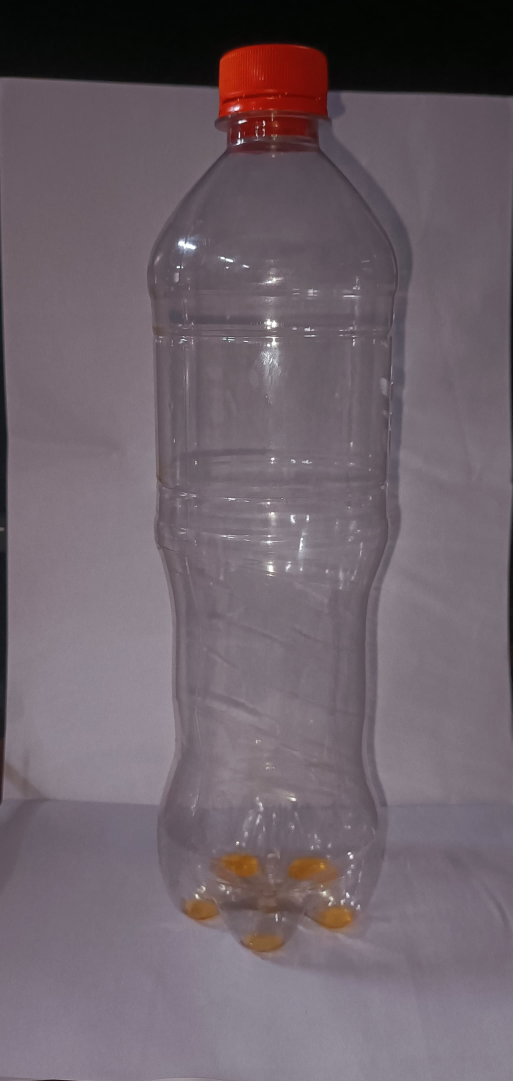
#> input picture bottlecase3.jpg, 1538 x 3243 px, given in place of the camera (shown at 1/3 size)
$ python waterbottle2.py
#> lines starting #> are read from the running program, lines starting #| are printed output that depends on the picture; after the words box and inside, x2 and y2 are one past the last pixel; in counts of white or black regions, pixels touching at a corner belong together
#> in main, frame is the input picture: shape (3243, 1538, 3); mean B, G, R 106.9, 98.7, 110.6
import cv2
import numpy as np

def detect_water_level(frame):
    """
    Detect water level in a bottle from a frame
    Returns the fill percentage and processed frame
    """
    # Resize frame for consistent processing
    resized = cv2.resize(frame, (400, 600))
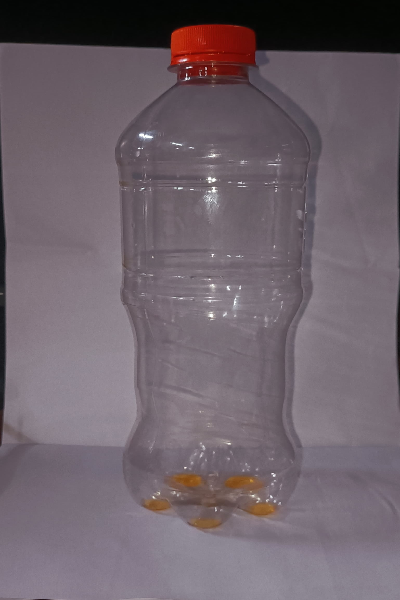
#> resized: shape (600, 400, 3); mean B, G, R 106.8, 98.7, 110.5

    # Convert to grayscale and apply blur
    gray = cv2.cvtColor(resized, cv2.COLOR_BGR2GRAY)
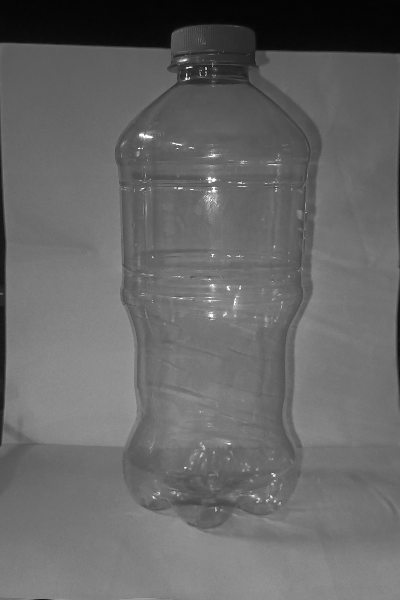
#> gray: shape (600, 400); min 3, max 255, mean 103.1
    blurred = cv2.GaussianBlur(gray, (5, 5), 0)

    # Edge detection
    edges = cv2.Canny(blurred, 50, 150)
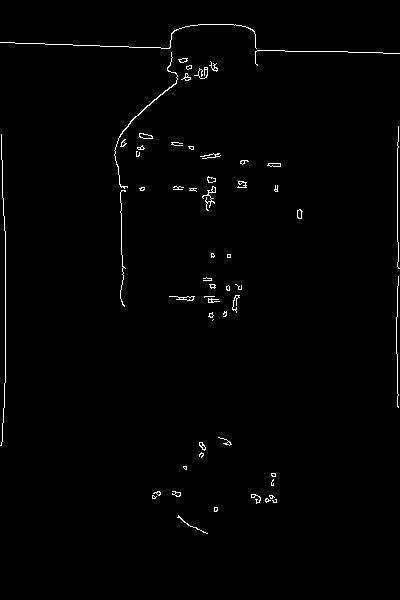
#> edges: shape (600, 400); 1.1% white in thin lines or dots, all inside (x1, y1, x2, y2) = (0, 24, 400, 534)

    # Find contours
    contours, _ = cv2.findContours(edges, cv2.RETR_EXTERNAL, cv2.CHAIN_APPROX_SIMPLE)
#> contours = 57 contours, 46 with area under 20; largest, box (x1, y1, x2, y2) and area: (114, 52, 178, 189) 62, (139, 133, 153, 139) 48, (169, 296, 195, 301) 40, (297, 209, 303, 219) 34, (207, 176, 216, 183) 34

    if not contours:
        return None, resized, None

    # Find the largest contour (assumed to be the bottle)
    bottle_contour = max(contours, key=cv2.contourArea)
#> bottle_contour = contour of 146 points, box (x1, y1, x2, y2) (114, 52, 178, 189), area 62

    # Filter out very small contours
    if cv2.contourArea(bottle_contour) < 1000:
        return None, resized, None

    # Get bounding rectangle
    x, y, w, h = cv2.boundingRect(bottle_contour)

    # Extract region of interest (bottle area)
    roi = resized[y:y+h, x:x+w]

    if roi.size == 0:
        return None, resized, (x, y, w, h)

    # Convert ROI to grayscale and threshold
    roi_gray = cv2.cvtColor(roi, cv2.COLOR_BGR2GRAY)
    _, thresh = cv2.threshold(roi_gray, 100, 255, cv2.THRESH_BINARY_INV)

    # Detect water level by finding the lowest row with significant white pixels
    heights = []
    for i in range(thresh.shape[0]):
        row = thresh[i, :]
        if cv2.countNonZero(row) > 0.5 * thresh.shape[1]:
            heights.append(i)

    if heights:
        water_level = max(heights)
        fill_ratio = (thresh.shape[0] - water_level) / thresh.shape[0]
        percentage = fill_ratio * 100
        return percentage, resized, (x, y, w, h)
    else:
        return 0, resized, (x, y, w, h)

def main():
    # Initialize webcam (0 is usually the default camera)
    cap = cv2.VideoCapture(0)

    # Check if camera opened successfully
    if not cap.isOpened():
        print("Error: Could not open webcam.")
        return

    # Set camera resolution (optional)
    cap.set(cv2.CAP_PROP_FRAME_WIDTH, 640)
    cap.set(cv2.CAP_PROP_FRAME_HEIGHT, 480)

    print("Water Bottle Fill Level Detector")
    print("Instructions:")
    print("- Hold the water bottle in front of the camera")
    print("- Make sure the bottle is well-lit and clearly visible")
    print("- Press 'q' to quit")
    print("- Press 's' to save current frame")

    frame_count = 0

    while True:
        # Capture frame-by-frame
        ret, frame = cap.read()

        if not ret:
            print("Error: Failed to capture frame.")
            break

        # Process every 3rd frame to improve performance
        if frame_count % 3 == 0:
            # Detect water level
            percentage, processed_frame, bbox = detect_water_level(frame)

            # Create display frame
            display_frame = processed_frame.copy()

            # Draw bounding box if bottle detected
            if bbox is not None:
                x, y, w, h = bbox
                cv2.rectangle(display_frame, (x, y), (x+w, y+h), (0, 255, 0), 2)

                # Draw water level indicator
                if percentage is not None:
                    # Calculate water level position
                    water_y = int(y + h * (1 - percentage/100))
                    cv2.line(display_frame, (x, water_y), (x+w, water_y), (255, 0, 0), 3)

                    # Add text with fill percentage
                    text = f"Fill Level: {percentage:.1f}%"
                    cv2.putText(display_frame, text, (x, y-10),
                              cv2.FONT_HERSHEY_SIMPLEX, 0.7, (0, 255, 0), 2)

                    # Add status text based on fill level
                    if percentage > 80:
                        status = "FULL"
                        color = (0, 255, 0)  # Green
                    elif percentage > 50:
                        status = "HALF FULL"
                        color = (0, 255, 255)  # Yellow
                    elif percentage > 20:
                        status = "LOW"
                        color = (0, 165, 255)  # Orange
                    else:
                        status = "EMPTY"
                        color = (0, 0, 255)  # Red

                    cv2.putText(display_frame, status, (x, y+h+25),
                              cv2.FONT_HERSHEY_SIMPLEX, 0.8, color, 2)
            else:
                # No bottle detected
                cv2.putText(display_frame, "No bottle detected", (10, 30),
                          cv2.FONT_HERSHEY_SIMPLEX, 1, (0, 0, 255), 2)

            # Add instructions
            cv2.putText(display_frame, "Press 'q' to quit, 's' to save", (10, display_frame.shape[0]-10),
                       cv2.FONT_HERSHEY_SIMPLEX, 0.5, (255, 255, 255), 1)
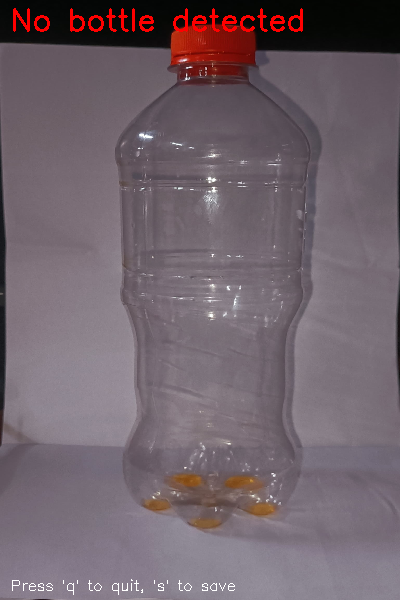
#> display_frame: shape (600, 400, 3); mean B, G, R 107, 98.8, 112.7

        else:
            display_frame = cv2.resize(frame, (400, 600))

        # Display the frame
        cv2.imshow('Water Bottle Fill Level Detector', display_frame)

        # Handle key presses
        key = cv2.waitKey(1) & 0xFF
#> (key q is pressed here)
        if key == ord('q'):
            break
        elif key == ord('s'):
            # Save current frame
            filename = f"water_bottle_frame_{frame_count}.jpg"
            cv2.imwrite(filename, frame)
            print(f"Frame saved as {filename}")

        frame_count += 1

    # Release everything
    cap.release()
    cv2.destroyAllWindows()
    print("Camera released and windows closed.")

if __name__ == "__main__":
    main()

$ run again, on waterbottle2.jpg
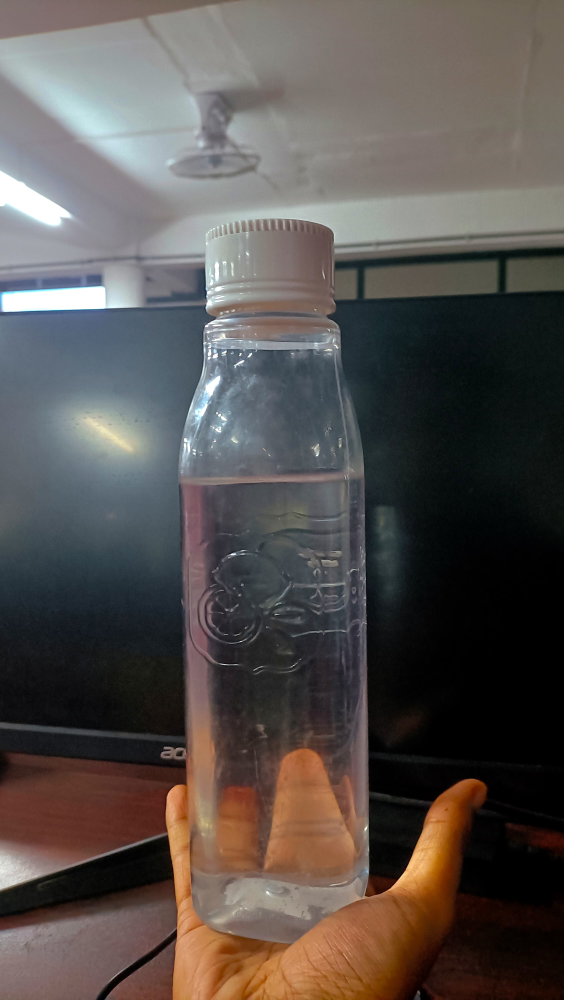
#> input picture waterbottle2.jpg, 2256 x 4000 px, given in place of the camera (shown at 1/4 size)
#> in main, frame is the input picture: shape (4000, 2256, 3); mean B, G, R 78.6, 81.8, 87.9
#> in detect_water_level, `edges = cv2.Canny(blurred, 50, 150)`:
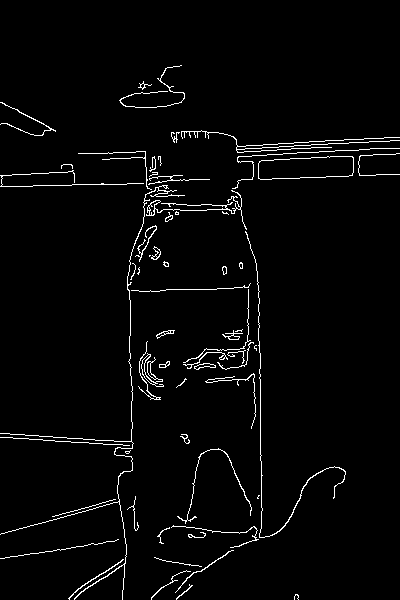
#> edges: shape (600, 400); 2.7% white in thin lines or dots, all inside (x1, y1, x2, y2) = (0, 65, 400, 600)
#> contours = 61 contours, 41 with area under 20; largest, box (x1, y1, x2, y2) and area: (258, 156, 354, 180) 1840, (141, 353, 164, 387) 162, (146, 190, 247, 230) 124, (0, 185, 185, 600) 83, (194, 363, 216, 370) 64
#> bottle_contour = contour of 32 points, box (x1, y1, x2, y2) (258, 156, 354, 180), area 1840
#> in detect_water_level, `x, y, w, h = cv2.boundingRect(bottle_contour)`: x = 258; y = 156; w = 96; h = 24
#> thresh: shape (24, 96); 100% white; black in thin lines or dots, all inside (x1, y1, x2, y2) = (14, 21, 15, 22)
#> after the loop in detect_water_level, `for i in range(thresh.shape[0]):`: heights = [0, 1, 2, 3, 4, 5, 6, 7, 8, 9, 10, 11, 12, 13, 14, 15, 16, 17, 18, 19, 20, 21, 22, 23]
#> water_level = 23
#> fill_ratio = 0.0417
#> in detect_water_level, `percentage = fill_ratio * 100`: percentage = 4.17
#> in main, `percentage, processed_frame, bbox = detect_water_level(frame)`: bbox = (258, 156, 96, 24)
#> in main, `x, y, w, h = bbox`: x = 258; y = 156; w = 96; h = 24
#> water_y = 179
#> text = 'Fill Level: 4.2%'
#> in main, `cv2.putText(display_frame, "Press 'q' to quit, 's' to save", (10, disp..`:
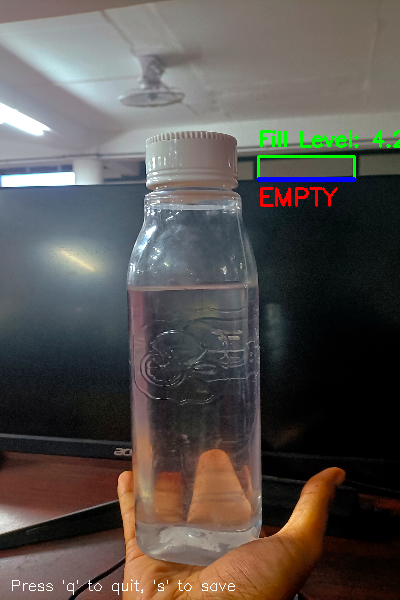
#> display_frame: shape (600, 400, 3); mean B, G, R 78.7, 82.6, 88
